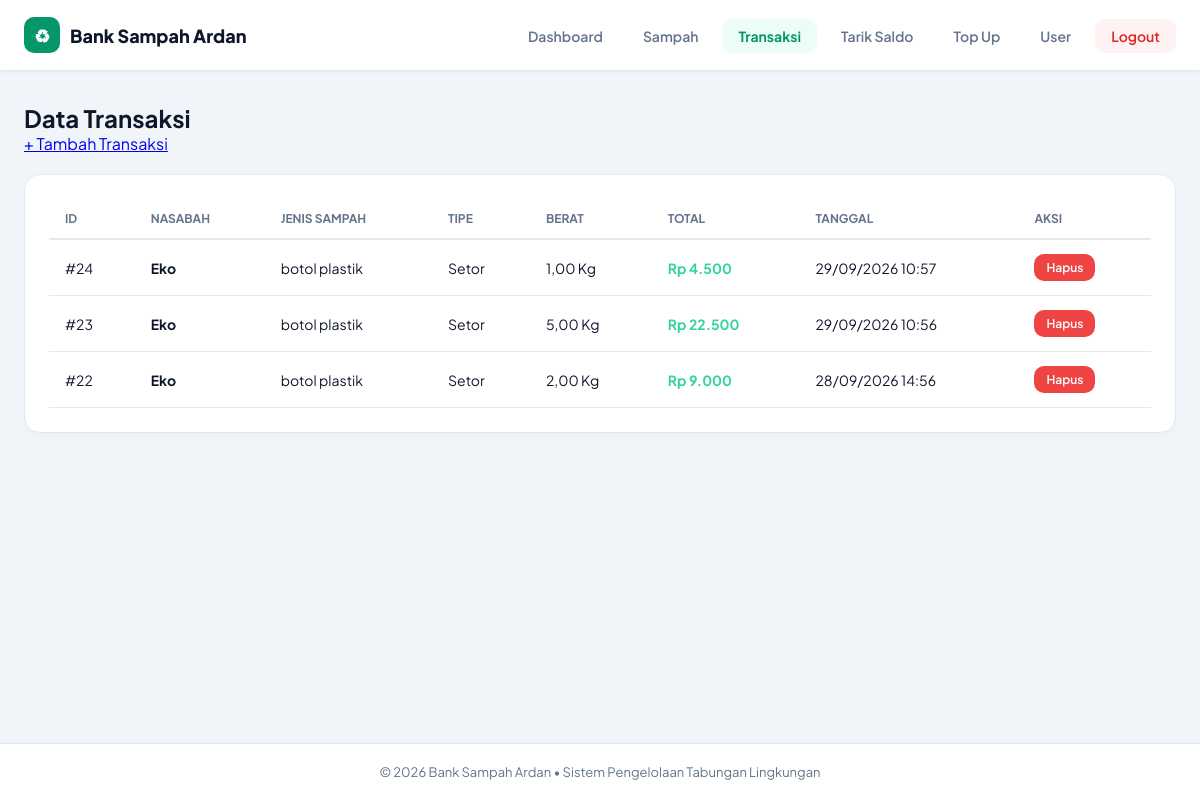
Screenshot of /transaksi/index.php (signed in) with the database file from the repository.
### tables this page shows
CREATE TABLE `transaksi` (
  `id_transaksi` int(11) NOT NULL,
  `id_user` int(11) NOT NULL,
  `id_sampah` int(11) NOT NULL,
  `tipe` enum('setor','jual_pengepul') NOT NULL,
  `berat_kg` bigint(200) NOT NULL,
  `total_rp` bigint(200) NOT NULL,
  `tanggal` datetime NOT NULL,
  `status` varchar(20) NOT NULL DEFAULT 'pending'
);

CREATE TABLE `users` (
  `id_user` int(11) NOT NULL,
  `nama` varchar(100) NOT NULL,
  `username` varchar(50) NOT NULL,
  `password` varchar(255) NOT NULL,
  `role` enum('siswa','guru','pengepul','admin') NOT NULL,
  `saldo` bigint(200) NOT NULL
);

CREATE TABLE `sampah` (
  `id_sampah` int(11) NOT NULL,
  `jenis_sampah` varchar(100) NOT NULL,
  `harga_per_kg` int(11) NOT NULL,
  `stok_kg` float NOT NULL
);

### cek_login.php (called while the page is built, shortened)
<?php
require_once __DIR__ . "/koneksi.php";
$id_user = (int) $_SESSION["id_user"];
$stmt = mysqli_prepare($koneksi, "SELECT * FROM users WHERE id_user = ? LIMIT 1");
mysqli_stmt_bind_param($stmt, "i", $id_user);
mysqli_stmt_execute($stmt);
$user = mysqli_fetch_assoc(mysqli_stmt_get_result($stmt));
function e($teks)
{
    return htmlspecialchars((string) $teks, ENT_QUOTES, "UTF-8");
}
function rp($angka)
{
    return "Rp " . number_format((float) $angka, 0, ",", ".");
}

### transaksi/index.php (the view, shortened to what this page needs)
<?php
$base = "../";
require $base . "cek_login.php";
require $base . "layout.php";
$sql = "SELECT t.*, u.nama, s.Jenis_sampah
        FROM transaksi t
        JOIN users u  ON t.id_user   = u.id_user
        JOIN sampah s ON t.id_sampah = s.Id_sampah";
$sql .= " ORDER BY t.id_transaksi DESC";
$data = mysqli_query($koneksi, $sql);
?>
    <div class="header-action">
        <h2>Data Transaksi</h2>
        <?php if ($is_admin): ?>
            <a class="btn-tambah" href="tambah.php">+ Tambah Transaksi</a>
        <?php endif; ?>
    </div>
    <div class="table-card">
        <table>
            <thead>
                <tr>
                    <th>ID</th>
                    <?php if ($is_admin): ?><th>Nasabah</th><?php endif; ?>
                    <th>Jenis Sampah</th>
                    <th>Tipe</th>
                    <th>Berat</th>
                    <th>Total</th>
                    <th>Tanggal</th>
                    <?php if ($is_admin): ?><th>Aksi</th><?php endif; ?>
                </tr>
            </thead>
            <tbody>
                <?php if ($data && mysqli_num_rows($data) > 0): ?>
                    <?php while ($row = mysqli_fetch_assoc($data)): ?>
                    <tr>
                        <td>#<?= (int) $row["id_transaksi"] ?></td>
                        <?php if ($is_admin): ?><td><strong><?= e($row["nama"]) ?></strong></td><?php endif; ?>
                        <td><?= e($row["Jenis_sampah"]) ?></td>
                        <td>
                            <span class="badge-tipe tipe-<?= strtolower($row["tipe"]) ?>">
                                <?= ucfirst(e($row["tipe"])) ?>
                            </span>
                        </td>
                        <td><?= number_format($row["berat_kg"], 2, ",", ".") ?> Kg</td>
                        <td style="color:#34d399;font-weight:700;"><?= rp($row["total_rp"]) ?></td>
                        <td><?= date("d/m/Y H:i", strtotime($row["tanggal"])) ?></td>
                        <?php if ($is_admin): ?>
                        <td>
                            <a class="btn btn-sm btn-danger" href="hapus.php?id=<?= (int) $row["id_transaksi"] ?>"
                               onclick="return confirm('Hapus/batalkan transaksi ini? Stok dan saldo akan dikembalikan.')">Hapus</a>
                        </td>
                        <?php endif; ?>
                    </tr>
                    <?php endwhile; ?>
                <?php else: ?>
                    <tr><td colspan="8" class="empty-row">Belum ada transaksi.</td></tr>
                <?php endif; ?>
            </tbody>
        </table>
    </div>

### layout.php (style rules this page uses)
:root { --bg-main: #f1f5f9; --navbar-bg: #ffffff; --text-dark: #0f172a; --text-muted: #64748b; --primary: #059669; --primary-light: #ecfdf5; --border: #e2e8f0; }
* { margin: 0; padding: 0; box-sizing: border-box; font-family: 'Plus Jakarta Sans', sans-serif; }
body { background-color: var(--bg-main); color: var(--text-dark); min-height: 100vh; display: flex; flex-direction: column; }
.table-card, .form-card { background: #ffffff; border: 1px solid var(--border); border-radius: 16px; padding: 24px; box-shadow: 0 4px 6px -1px rgba(0, 0, 0, 0.02); margin-top: 20px; }
table { width: 100%; border-collapse: collapse; }
th { text-align: left; padding: 12px 16px; font-size: 12px; text-transform: uppercase; color: var(--text-muted); border-bottom: 2px solid var(--border); }
td { padding: 14px 16px; font-size: 14px; border-bottom: 1px solid var(--border); color: var(--text-dark); }
.btn { padding: 8px 16px; border-radius: 10px; font-weight: 600; font-size: 13px; text-decoration: none; display: inline-block; border: none; cursor: pointer; transition: all 0.2s ease; }
.btn-danger { background: #ef4444; color: #ffffff; }
.btn-sm { padding: 6px 12px; font-size: 12px; }

### rows the page displays
transaksi: id_transaksi "24", id_user.nama "Eko", id_sampah.jenis_sampah "botol plastik", tipe "Setor", berat_kg "1,00", total_rp "Rp 4.500", tanggal "29/09/2026 10:57"
transaksi: id_transaksi "23", id_user.nama "Eko", id_sampah.jenis_sampah "botol plastik", tipe "Setor", berat_kg "5,00", total_rp "Rp 22.500", tanggal "29/09/2026 10:56"
transaksi: id_transaksi "22", id_user.nama "Eko", id_sampah.jenis_sampah "botol plastik", tipe "Setor", berat_kg "2,00", total_rp "Rp 9.000", tanggal "28/09/2026 14:56"
